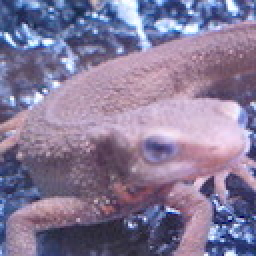
#> input picture img/in/imori.jpg, 128 x 128 px (shown 2 times larger)
$ python solve43.py
#> lines starting #> are read from the running program, lines starting #| are printed output that depends on the picture
### solve_python/solve42.py
import cv2
import numpy as np
from solve41 import canny_step1


# Q_42
def canny_step2(img):
    """細線化
    """
    H, W, C = img.shape

    edge, angle = canny_step1(img)
    _edge = edge.copy()

    for x in range(W):
        for y in range(H):
            if angle[y, x] == 0:
                dx1, dy1, dx2, dy2 = -1, 0, 1, 0
            elif angle[y, x] == 45:
                dx1, dy1, dx2, dy2 = -1, 1, 1, -1
            elif angle[y, x] == 90:
                dx1, dy1, dx2, dy2 = 0, -1, 0, 1
            elif angle[y, x] == 135:
                dx1, dy1, dx2, dy2 = -1, -1, 1, 1
            if x == 0:
                dx1 = max(dx1, 0)
                dx2 = max(dx2, 0)
            if x == W-1:
                dx1 = min(dx1, 0)
                dx2 = min(dx2, 0)
            if y == 0:
                dy1 = max(dy1, 0)
                dx2 = max(dy2, 0)
            if y == H-1:
                dy1 = min(dy1, 0)
                dy2 = min(dy2, 0)
            if max(max(edge[y, x], edge[y + dy1, x + dx1]), edge[y + dy2, x + dx2]) != edge[y, x]:
                _edge[y, x] = 0
    return _edge, angle


# [5 lines left out: function main, not called in this run]


# [2 lines that do not run on import are left out]

### solve_python/solve02.py
import cv2
import numpy as np


# Q_2
def RGB2GRAY(img):
    """Grayscale an image
    """
    b_channel = img[:, :, 0]
    g_channel = img[:, :, 1]
    r_channel = img[:, :, 2]
    img_gray = 0.2126 * r_channel + 0.7152 * g_channel + 0.0722 * b_channel
    return img_gray


# [5 lines left out: function main, not called in this run]


# [2 lines that do not run on import are left out]

### solve_python/solve09.py
import cv2
import numpy as np


# Q_9
def gaussian_filter(img, stride=3, sigma=1.3):
    H, W, C = img.shape

    K = np.zeros((stride, stride))
    stride_range = range(int(-stride/2), int(stride/2+1))
    for x in stride_range:
        for y in stride_range:
            K[x+1][y+1] = 1 / (2 * np.pi * sigma ** 2) * np.exp(-(x ** 2 + y ** 2) / (2 * sigma ** 2))
    K /= np.sum(K)

    out = img.copy()

    for i in range(H):
        for j in range(W):
            for k in range(C):
                subregion = np.zeros_like(K, dtype=np.float64)
                for x in stride_range:
                    for y in stride_range:
                        if 0 <= i + x < img.shape[0] and 0 <= j + y < img.shape[1]:
                            subregion[x+1][y+1] = img[i+x, j+y, k]
                out[i, j, k] = np.sum(subregion * K)
    return out


# [5 lines left out: function main, not called in this run]


# [2 lines that do not run on import are left out]

### solve_python/solve15.py
import cv2
import numpy as np
from solve02 import RGB2GRAY


# Q_15
def sobel_filter(img):
    if len(img.shape) == 3:
        assert img.shape[2] == 1
        img = np.squeeze(img, axis=-1)
    H, W = img.shape

    Kv = [[1., 2., 1.], [0., 0., 0.], [-1., -2., -1.]]
    Kh = [[1., 0., -1.], [2., 0., -2.], [1., 0., -1.]]
    stride = 3

    pad = stride // 2
    img_pad = np.pad(img, pad_width=pad, mode='constant')

    out = np.zeros((H + pad * 2, W + pad * 2), dtype=np.float64)

    out_v = out.copy()
    out_h = out.copy()

    for x in range(W):
        for y in range(H):
            out_v[pad + y, pad + x] = np.sum(Kv * img_pad[y:y+stride, x:x+stride])
            out_h[pad + y, pad + x] = np.sum(Kh * img_pad[y:y+stride, x:x+stride])
    out_v = out_v[pad:pad+H, pad:pad+W]
    out_h = out_h[pad:pad+H, pad:pad+W]
    return out_v, out_h


# [8 lines left out: function main, not called in this run]


# [2 lines that do not run on import are left out]

### solve_python/solve41.py
import cv2
import numpy as np
from solve02 import RGB2GRAY
from solve09 import gaussian_filter
from solve15 import sobel_filter


# Q_41
def canny_step1(img):
    img_gray = np.expand_dims(RGB2GRAY(img), axis=-1)
    img_ga = gaussian_filter(img_gray, stride=5, sigma=-1.4)
    fy, fx = sobel_filter(img_ga)
    fx = np.clip(fx, 0, 255).astype(np.float32)
    fy = np.clip(fy, 0, 255).astype(np.float32)
    edge = np.sqrt(np.power(fx, 2) + np.power(fy, 2))
    fx = np.maximum(fx, 1e-5)
    angle = np.rad2deg(np.arctan(fy / fx))

    def q(x):
        if -22.5 < x <= 22.5:
            return 0
        elif 22.5 < x <= 67.5:
            return 45
        elif 67.5 < x <= 112.5:
            return 90
        elif 112.5 < x <= 157.5:
            return 135

    angle[angle < -22.5] = 180 + angle[angle < -22.5]
    angle = np.vectorize(q)(angle)

    return edge, angle


# [7 lines left out: function main, not called in this run]


# [2 lines that do not run on import are left out]

### solve_python/solve43.py
import cv2
import numpy as np
from solve42 import canny_step2


# Q_43
def canny(img, ht=50, lt=40):
    """ヒステリシス閾値処理
    """
    H, W, C = img.shape

    edge, angle = canny_step2(img)

    for x in range(W):
        for y in range(H):
            if edge[y, x] >= ht:
                edge[y, x] = 255
            elif edge[y, x] < lt:
                edge[y, x] = 0
            else:
                if edge[y, x] < np.max(edge[max(y-1, 0):min(y+1, H), max(x-1, 0):min(x+1, W)]):
                    edge[y, x] = 255
    return edge, angle


def main():
    img_in = cv2.imread("../img/in/imori.jpg").astype(np.float64).copy()
    edge, angle = canny(img_in)
#> in RGB2GRAY, `b_channel = img[:, :, 0]`:
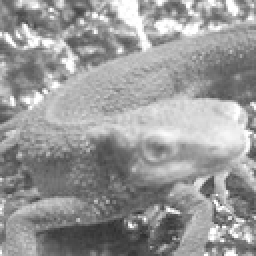
#> b_channel: shape (128, 128) float64 (shown 2 times larger); min 46, max 255, mean 152.8
#> in RGB2GRAY, `r_channel = img[:, :, 2]`:
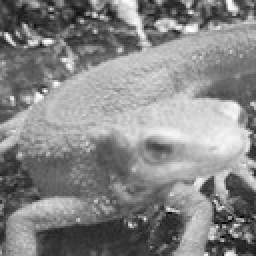
#> r_channel: shape (128, 128) float64 (shown 2 times larger); min 0, max 255, mean 134.1
#> after the loop in gaussian_filter, `for i in range(H):`:
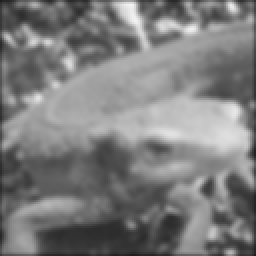
#> out: shape (128, 128, 1) float64 (shown 2 times larger); min 30.46, max 243.7, mean 125.1
#> after the loop in sobel_filter, `for x in range(W):`:
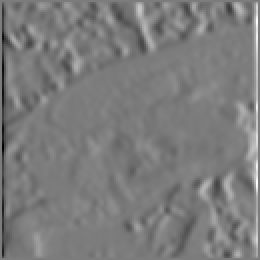
#> out_h: shape (130, 130) float64 (shown 2 times larger); min -583.9, max 615.4, mean 0; drawn with min black and max white
#> after the loop in sobel_filter, `for x in range(W):`:
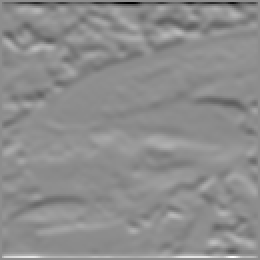
#> out_v: shape (130, 130) float64 (shown 2 times larger); min -874.5, max 704.5, mean 0.6; drawn with min black and max white
#> in canny_step1, `angle = np.vectorize(q)(angle)`:
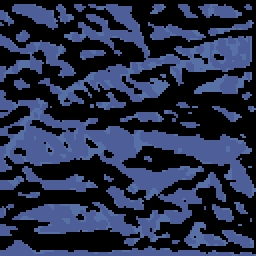
#> angle: shape (128, 128) int64 (shown 2 times larger); 3 distinct labels, from 0 to 90; one colour per label, 0 black
#> after the loop in canny, `for x in range(W):`:
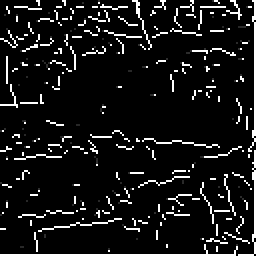
#> edge: shape (128, 128) float32 (shown 2 times larger); min 0, max 255, mean 23.1
    edge_out = np.clip(edge, 0, 255).astype(np.uint8)
    cv2.imwrite("../img/out/q_43.jpg", edge_out)


if __name__ == '__main__':
    main()
